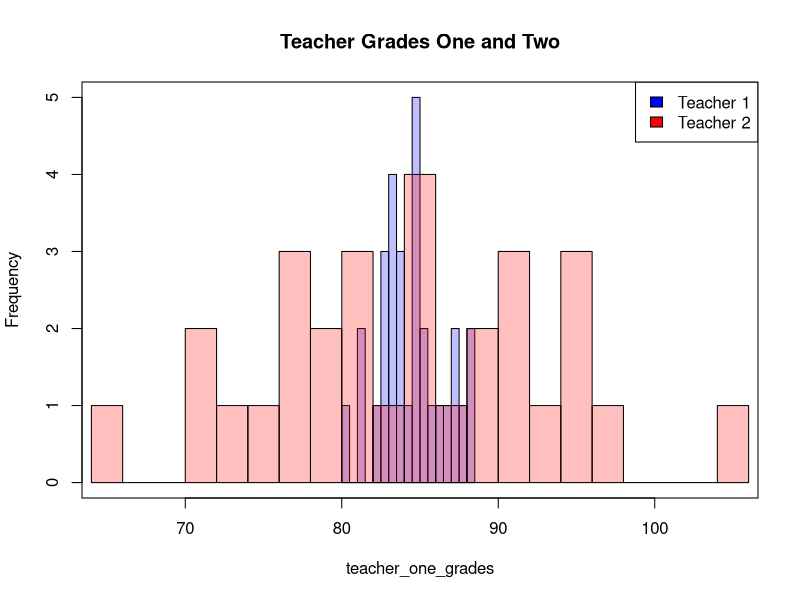

Source code (R):
## ---- chunk 1
#defining the variance of the population mean 
variance <- function(x) mean((x-mean(x))^2)

teacher_one_grades <- c(80.24, 81.15, 81.29, 82.12, 82.52, 82.54, 82.76, 83.37, 83.42, 83.45, 83.47, 83.79, 83.91, 83.98, 84.03, 84.69, 84.74, 84.89, 84.95, 84.95, 85.02, 85.18, 85.53, 86.29, 86.83, 87.29, 87.47, 87.62, 88.04, 88.5)
teacher_two_grades <- c(65.82, 70.77, 71.46, 73.63, 74.62, 76.53, 76.86, 77.06, 78.46, 79.81, 80.64, 81.61, 81.84, 83.67, 84.44, 84.73, 84.74, 85.15, 86.55, 88.06, 88.53, 90.12, 91.27, 91.62, 92.86, 94.37, 95.64, 95.99, 97.69, 104.4)
  
#Set these two variables equal to the variance of each dataset using NumPy
teacher_one_variance <- variance(teacher_one_grades)
teacher_two_variance <- variance(teacher_two_grades)


#IGNORE THE CODE BELOW HERE

hist(teacher_one_grades, col=rgb(0,0,1,1/4),xlim=c(65,105), main="Teacher Grades One and Two", breaks=15)
hist(teacher_two_grades,  col=rgb(1,0,0,1/4), add=T, breaks=15)
legend("topright", c("Teacher 1", "Teacher 2"), fill=c("blue", "red"))
box()

print(paste("The mean of the test scores in teacher one's class is ", mean(teacher_one_grades)))
print(paste("The mean of the test scores in teacher two's class is ", mean(teacher_two_grades)))

print(paste("The variance of the test scores in teacher one's class is ", teacher_one_variance))
print(paste("The variance of the test scores in teacher two's class is ", teacher_two_variance))
